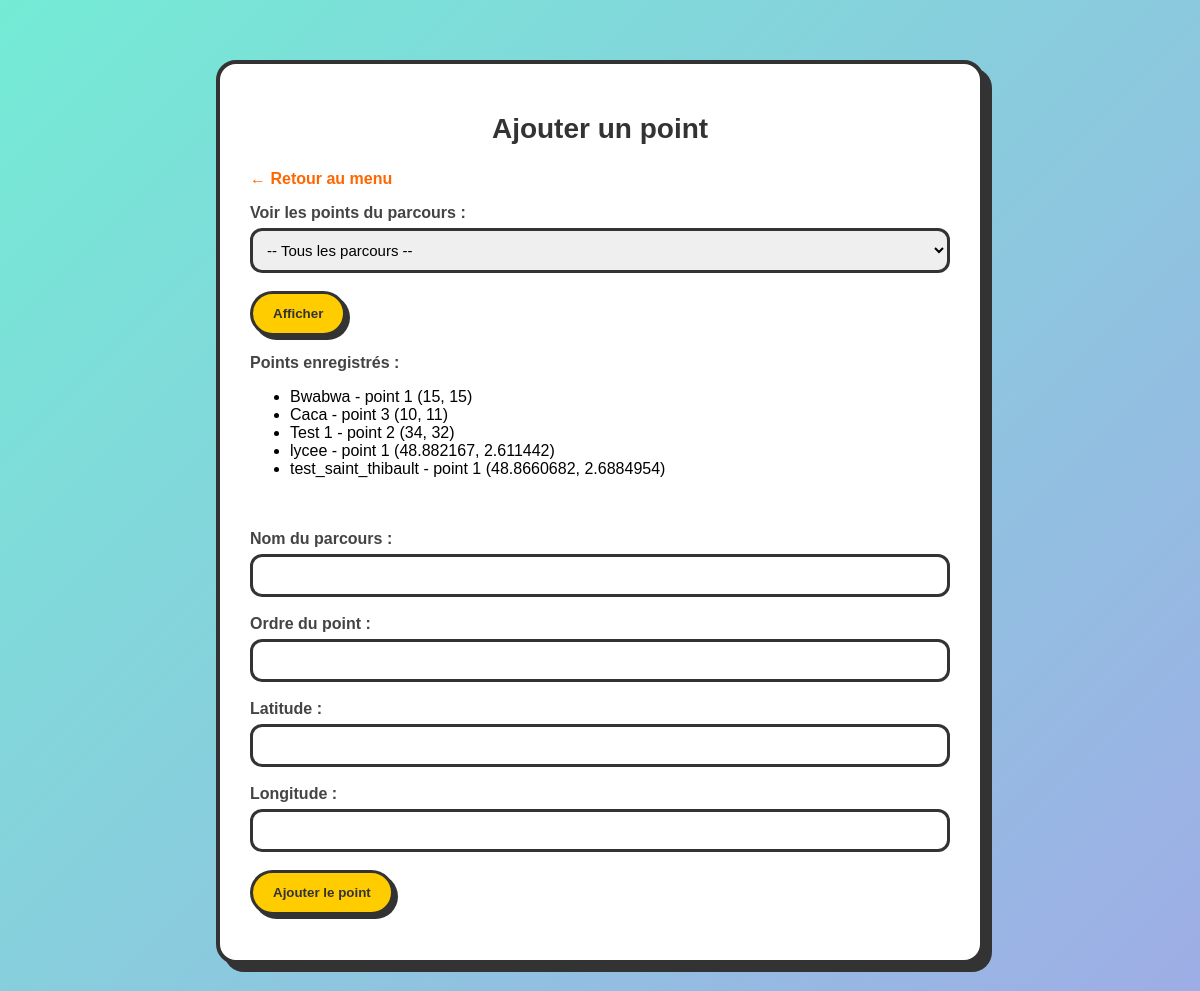
The app's page /ajouter.php, older data.
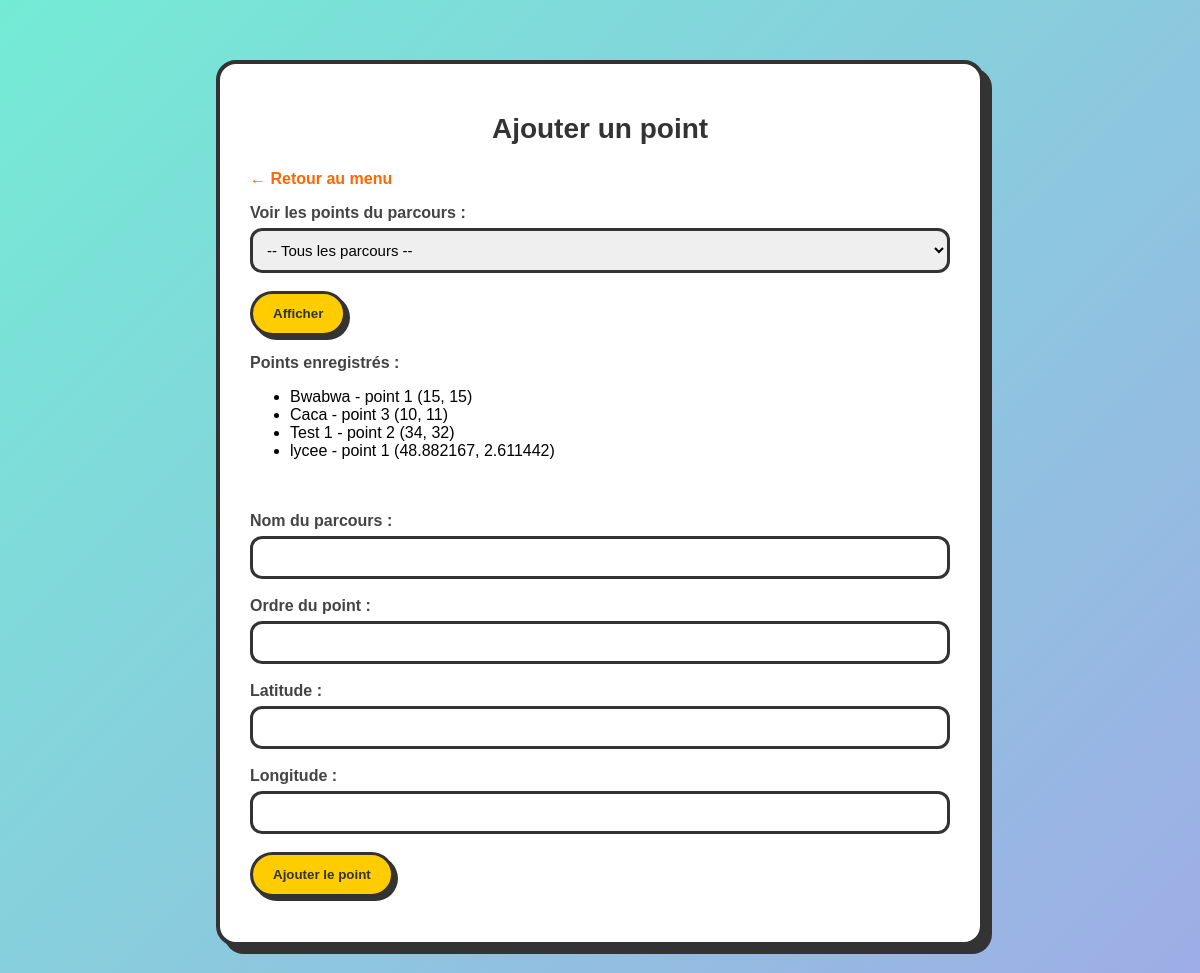
The same page, newer data.
### tables this page shows
CREATE TABLE "points" (
	"id"	INTEGER,
	"nom_parcours"	TEXT,
	"ordre"	INTEGER,
	"latitude"	REAL,
	"longitude"	REAL,
	PRIMARY KEY("id" AUTOINCREMENT)
);

### ajouter.php (the view, shortened to what this page needs)
<?php
include("db.php");
$parcours_selectionne = "";
if ($parcours_selectionne != "") {
    $points = $db->query("SELECT id, nom_parcours, ordre, latitude, longitude FROM points WHERE nom_parcours = '$parcours_selectionne' ORDER BY ordre");
} else {
    $points = $db->query("SELECT id, nom_parcours, ordre, latitude, longitude FROM points ORDER BY nom_parcours, ordre");
}
?>
<!DOCTYPE html>
<html lang="fr">
<head>
    <link rel="stylesheet" href="style.css">
</head>
<body>
<div class="container">
    <h1>Ajouter un point</h1>
    <p><a href="index.php">← Retour au menu</a></p>
    <form action="ajouter.php" method="get">
        <label>Voir les points du parcours :</label>
        <select name="nom_parcours">
            <option value="">-- Tous les parcours --</option>
        </select>
        <input type="submit" value="Afficher">
    </form>
    <br>
    <label>Points enregistrés :</label>
    <ul>
        <?php
        while ($point = $points->fetchArray()) {
            echo "<li>";
            echo $point["nom_parcours"] . " - point " . $point["ordre"];
            echo " (" . $point["latitude"] . ", " . $point["longitude"] . ")";
            echo "</li>";
        }
        ?>
    </ul>
    <br><br>
    <form action="ajouter.php" method="post">
        <label>Nom du parcours :</label>
        <input type="text" name="nom_parcours" required>
        <label>Ordre du point :</label>
        <input type="number" name="ordre" required>
        <label>Latitude :</label>
        <input type="number" step="any" name="latitude" required>
        <label>Longitude :</label>
        <input type="number" step="any" name="longitude" required>
        <input type="submit" value="Ajouter le point">
    </form>
</div>
</body>
</html>

### style.css (style rules this page uses)
body { font-family: "Comic Sans MS", Arial, sans-serif; margin: 0; padding: 0; background: linear-gradient(135deg, #74ebd5, #9face6); min-height: 100vh; }
.container { width: 700px; margin: 60px auto; background-color: white; padding: 30px; border-radius: 20px; border: 4px solid #333; box-shadow: 8px 8px 0px #333; }
h1 { text-align: center; color: #333; font-size: 28px; margin-bottom: 25px; }
a { color: #ff6600; text-decoration: none; font-weight: bold; }
label { font-weight: bold; color: #444; }
input[type="text"], input[type="number"], select { width: 100%; padding: 10px; margin-top: 6px; margin-bottom: 18px; border-radius: 12px; border: 3px solid #333; font-size: 15px; box-sizing: border-box; }
input[type="submit"] { background-color: #ffcc00; color: #333; padding: 12px 20px; border-radius: 25px; border: 3px solid #333; font-weight: bold; cursor: pointer; box-shadow: 4px 4px 0px #333; transition: 0.1s; }

Row changes from the older to the newer data that the page shows:
removed points: nom_parcours "test_saint_thibault", ordre "1", latitude "48.8660682", longitude "2.6884954"
